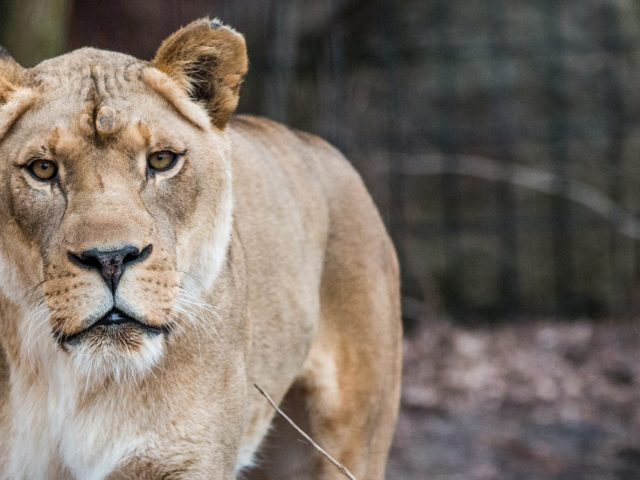
#> input picture core/images/1.jpg, 640 x 480 px; its folder holds 4 pictures in this run
$ python new_algo.py
#> lines starting #> are read from the running program, lines starting #| are printed output that depends on the picture
### core/logo.py
import colors as color


def banner():

    print(r'''
    {}
             /▔▔▔▔▔\/▔▔/  /▔▔/▔▔▔▔▔\/▔▔▔▔▔▔▔▔▔▔/▔▔▔▔▔▔\ /▔▔▔▔▔▔▔\/▔▔▔▔▔\/▔▔/▔▔▔▔▔▔\
            / {}/▔▔/{} /  /  /  / {}/▔▔/{} /▔▔▔▔/ /▔▔▔/  {}/▔▔/{}  /  {}/▔▔/{}  / {}/▔▔/{} /  / {}/▔ \{}  /
           /  {}▔▔▔{} /   ▔▔   / {}/  /{} /    / /   /  {}/  /{}  /   {}▔▔{}   / {}/  /{} /  / {}/   /{} /
          / /▔▔▔▔/  /▔▔/  / {}/  /{} /    / /   /  {}/  /{}  /  /\ \▔▔/ {}/  /{} /  / {}/   /{} /
         / /    /  /  /  /\ {}▔▔{}  /    / /    \  {}▔▔{}   /  /  \ \ \{} ▔▔{}  /  /  {}▔▔▔▔{} /
    {}     ▔▔     ▔▔▔   ▔▔▔  ▔▔▔▔▔     ▔▔      ▔▔▔▔▔▔ ▔▔▔    ▔▔  ▔▔▔▔ ▔▔▔ ▔▔▔▔▔▔▔
                                                       {} Made by :- pr0t0n
                                                       {} P.S. Project is under Beta mode.
    '''
          .format(color.red, color.lightblue, color.red, color.lightblue,
                  color.red, color.lightblue, color.red, color.lightblue,
                  color.red, color.lightblue, color.red, color.lightblue,
                  color.red, color.lightblue, color.red, color.lightblue,
                  color.red, color.lightblue, color.red, color.lightblue,
                  color.red, color.lightblue, color.red, color.lightblue,
                  color.red, color.lightblue, color.red, color.lightblue,
                  color.red, color.lightblue, color.red, color.lightblue,
                  color.red, color.lightblue, color.red, color.lightblue,
                  color.red, color.lightblue, color.red, color.lightblue,
                  color.red, color.red, color.lightgreen, color.blue))

### core/colors.py
from colorama import init
init()

black = '\033[30m'
red = '\033[31m'
green = '\033[32m'
orange = '\033[33m'
blue = '\033[34m'
purple = '\033[35m'
cyan = '\033[36m'
lightgrey = '\033[37m'
darkgrey = '\033[90m'
lightred = '\033[91m'
lightgreen = '\033[92m'
white = '\033[1;37m'
yellow = '\033[93m'
lightblue = '\033[94m'
pink = '\033[95m'
lightcyan = '\033[96m'
end = '\x1b[0m'


# [4 lines left out: function error, not called in this run]


def success(message):
    message = str(message)
    initial = lightgreen+'[+] '
    print(initial + end + message)


def info(message):
    message = str(message)
    message = '[!] ' + message
    print(yellow + message + end)


def process(message):
    message = str(message)
    initial = white + '[~] '
    print(initial + end + message)

### core/new_algo.py
import time
import cv2
import logo
import os
import colors

target_images_dir_name = ""
target_images_dir_name_default = "images"


def check_match(source):
    try:
        import numpy as np
    except ImportError:
        print("[-] Error importing numpy module.")
        exit(1)
    list_search_images = os.listdir(
        os.path.join(os.getcwd(), target_images_dir_name))
    colors.success("Search image list grabbed ")
    print(
        "\n{}\
        ----------------------------------------------------------------------\
        {}".format(
            colors.red, colors.green
        )
    )
    print("\n\t {}:: Similar images found are :: \n".format(colors.lightgreen))
    for path in list_search_images:
        src_image = cv2.imread(os.path.join(target_images_dir_name, path), 0)
        if custom_hashing(source) == custom_hashing(src_image):
            print("Image : {}".format(path))


def custom_hashing(image, hash_size=8):
    image = cv2.resize(image, (hash_size + 1, hash_size), cv2.INTER_AREA)
    pixel = []
    [rows, cols] = image.shape
    for i in range(0, rows):
        for j in range(0, cols):
            pixel.append(image.item(i, j))
    pixels = list(pixel)

    difference = []
    for row in range(hash_size - 1):
        for col in range(hash_size - 1):
            pixel_left = image.item(row, col)
            pixel_right = image.item(row, col + 1)
            difference.append(pixel_left > pixel_right)
    decimal_value = 0
    hex_string = []
    for index, value in enumerate(difference):
        if value:
            decimal_value += 2 ** (index % 8)
        if (index % 8) == 7:
            hex_string.append(hex(decimal_value)[2:].rjust(2, "0"))
            decimal_value = 0
    return "".join(hex_string)


def main():
    global target_images_dir_name

    source_path = None

    logo.banner()
    print("\n")

    try:
        import argparse
        import sys
    except ImportError:
        print("[-] Error importing argparse or sys module")
        exit(1)

    parser = argparse.ArgumentParser(
        description='A program which given a source image'
        'and a set of target images '
        "will match the source image to the target images to find its matches"
    )
    parser.add_argument("-p", "--path", help=" Path of source image")
    parser.add_argument(
        "-v",
        "--version",
        action="version",
        version="%(prog)s 1.0.0(beta)",
        help="Prints the version " "of Photoroid",
    )
    parser.add_argument(
        "-t",
        "--target",
        help=" Path of target images directory",
        default=target_images_dir_name_default,
    )

    if len(sys.argv) > 1:
        args = parser.parse_args()
        source_path = args.path
        target_images_dir_name = args.target
    if target_images_dir_name is "":
        target_images_dir_name = target_images_dir_name_default
    if source_path is None:
        source_path = str(
            input(
                "[ {}!{} ] Enter path of source image: {}".format(
                    colors.white, colors.end, colors.lightgreen
                )
            )
        )
#> the answer given: images/1.jpg

    print("\n")  # Some serious end of line, for UI purpose LOL ...

    # Getting the image to be searched
    source = cv2.imread(source_path, 0)
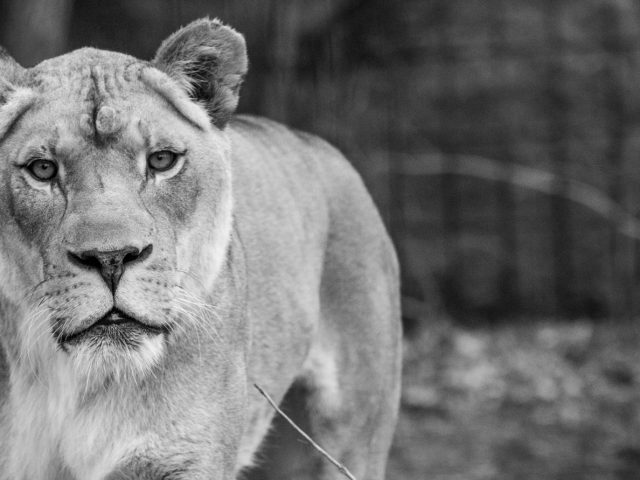
#> source: shape (480, 640); min 0, max 245, mean 113.6
    start_dir = os.getcwd()  # Saving the start directory

    # Creating template sections of source image.
    initial_time = time.time()
    os.chdir(start_dir)
    colors.process("Setting 'Core' as current directory.")
    check_match(source)
#> after the loop in custom_hashing, `for i in range(0, rows):`: pixel = 72 values, max 212 at index 11, min 31 at index 1, mean 115.1
#> in custom_hashing, `pixels = list(pixel)`: pixels has the same summary as pixel
#> after the loop in custom_hashing, `for row in range(hash_size - 1):`: difference = 49 items, first 6: True, False, True, True, True, False
#> the loop in custom_hashing, `for index, value in enumerate(difference):` made 49 passes
#> value on passes 1, 3, 4, 5, 8, 10, 12, 14, 15, 16, 18, 19: True, True, True, True, True, True, True, True, True, False, True, True
#> value on passes 2, 6, 7, 9, 11, 13: False, False, False, False, False, False
#> after the loop in custom_hashing, `for index, value in enumerate(difference):`: hex_string = ['9d', '6a', '46', '57', 'ab', 'a5']
#> the loop in custom_hashing (call 2), `for index, value in enumerate(difference):` made 49 passes
#> pass 2 of the loop in check_match, `for path in list_search_images:`:
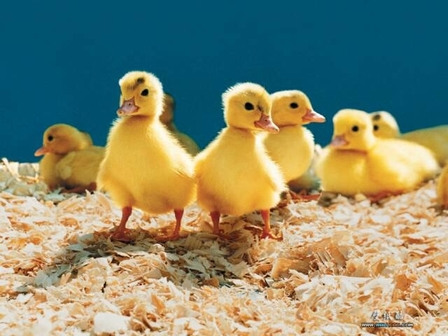
#> input picture core/images/10-1.jpg, 448 x 336 px
#> in check_match, `src_image = cv2.imread(os.path.join(target_images_dir_name, path), 0)`:
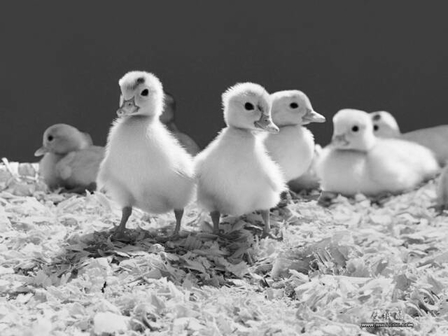
#> src_image: shape (336, 448); min 0, max 255, mean 131.8
#> pass 3 of the loop in check_match, `for path in list_search_images:`:
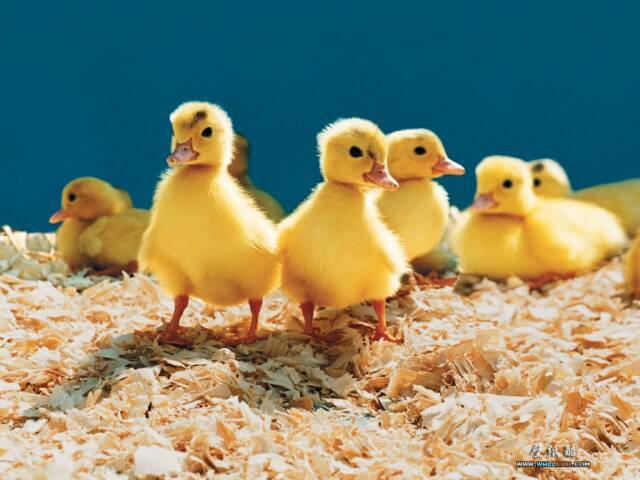
#> input picture core/images/10.jpg, 640 x 480 px
#> in check_match, `src_image = cv2.imread(os.path.join(target_images_dir_name, path), 0)`:
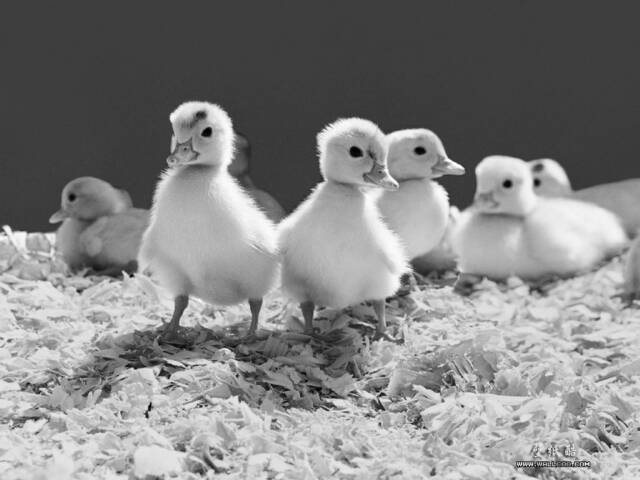
#> src_image: shape (480, 640); min 0, max 255, mean 131.8
#> the loop made 4 passes; the first 3 are shown
    colors.info("Total time: " + str(time.time() - initial_time))
    print("{}\nThank you for using my tool\n".format(colors.blue))


if __name__ == "__main__":
    main()
